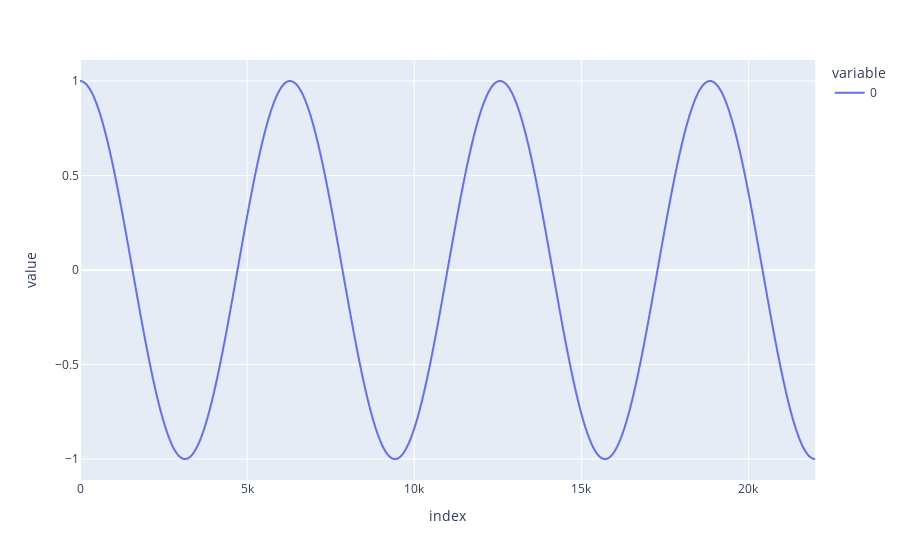

The cell this chart's notebook holds for it:
### Code cell
px.line(signal)

### Figure 1 — Plotly figure (JSON) as saved in the notebook; plotly's stock layout.template omitted (floating-point values rounded to 4 significant figures; data arrays with more than 128 entries replaced by an {"elided": "..."} marker saying what was removed)
{"data": [{"hovertemplate": "variable=0<br>index=%{x}<br>value=%{y}<extra></extra>", "legendgroup": "0", "line": {"color": "#636efa", "dash": "solid"}, "marker": {"symbol": "circle"}, "mode": "lines", "name": "0", "showlegend": true, "type": "scattergl", "x": {"elided": "21992 int values"}, "xaxis": "x", "y": {"elided": "21992 float values"}, "yaxis": "y"}], "layout": {"legend": {"title": {"text": "variable"}, "tracegroupgap": 0}, "margin": {"t": 60}, "xaxis": {"anchor": "y", "domain": [0, 1], "title": {"text": "index"}}, "yaxis": {"anchor": "x", "domain": [0, 1], "title": {"text": "value"}}}}
